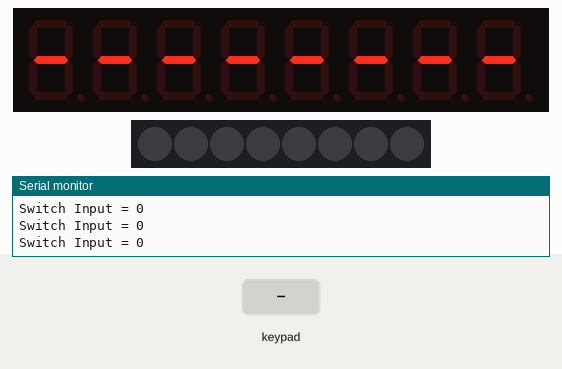
A sketch run on a simulated Arduino Uno, built with avr-gcc and run on an emulated ATmega328P. Parts: 8-digit seven-segment display, 8 RGB LEDs in strip order, left to right, the last lines printed to the serial monitor. Inputs (shaded band) come from the test bench.

Above: at 2.2 s.
2.3 s: keypad keys 1 2 pressed 0.4 s apart
At 2.46 s:
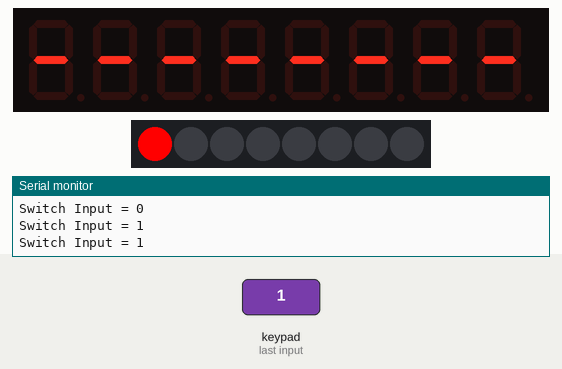
4.6 s: key '3' pressed
At 4.75 s:
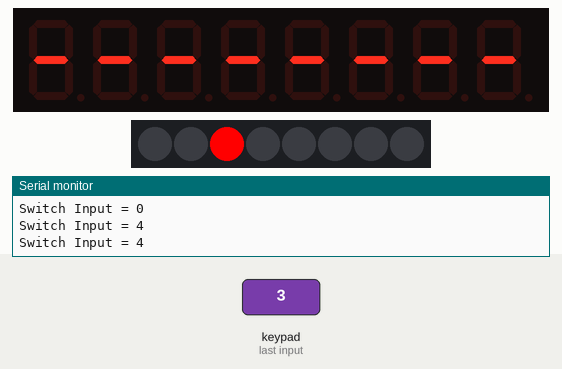
6.3 s: key '4' pressed
At 6.41 s:
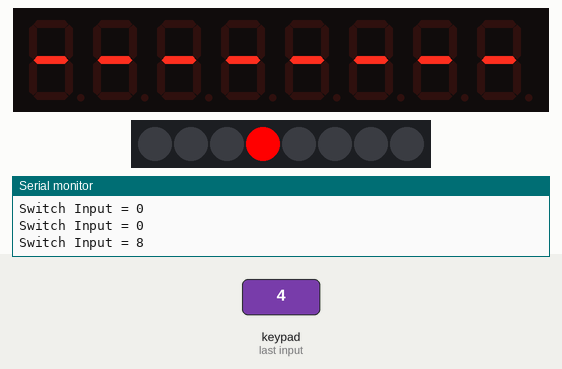
8.0 s: keypad keys 2 5 pressed 0.4 s apart
At 8.18 s:
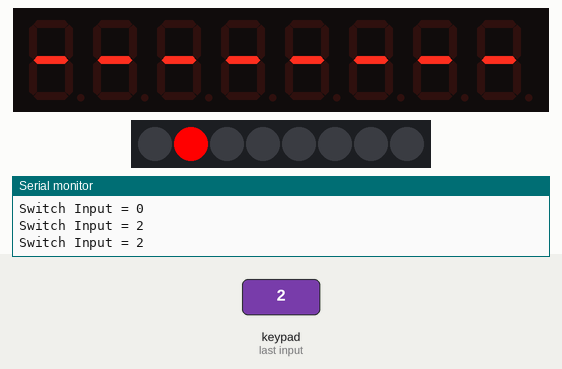
Timing chart, 0 to 11.0 s (numbered marks = the images above; inputs shaded):
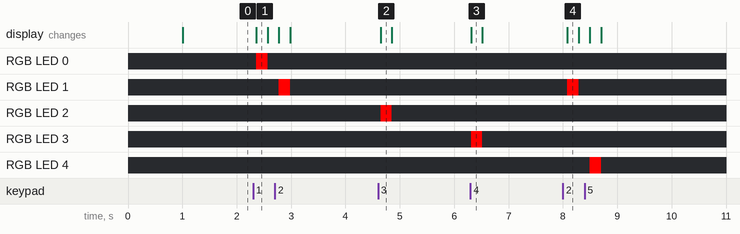

The sketch:

TM1638_SW2Segment.ino
```cpp
#include <TM1638plus.h>
#define Brd_STB 18 // strobe = GPIO connected to strobe line of module
#define Brd_CLK 19 // clock = GPIO connected to clock line of module
#define Brd_DIO 21 // data = GPIO connected to data line of module
bool high_freq = true; //default false,, If using a high freq CPU > ~100 MHZ set to true.
TM1638plus tm(Brd_STB, Brd_CLK , Brd_DIO, high_freq);
#define myTestDelay 1000
void setup()
{ Serial.begin(115200);
 tm.displayBegin();
 delay(myTestDelay);
 tm.display7Seg(0, 0x40);
 tm.display7Seg(1, 0x40);
 tm.display7Seg(2, 0x40);
 tm.display7Seg(3, 0x40);
 tm.display7Seg(4, 0x40);
 tm.display7Seg(5, 0x40);
 tm.display7Seg(6, 0x40);
 tm.display7Seg(7, 0x40);
}
void loop() {
 int SwInput = tm.readButtons();
 Serial.print("Switch Input = ");
 Serial.println(SwInput, HEX);
 tm.setLED(0, 0);
 tm.setLED(1, 0);
 tm.setLED(2, 0);
 tm.setLED(3, 0);
 tm.setLED(4, 0);
 tm.setLED(5, 0);
 tm.setLED(6, 0);
 tm.setLED(7, 0);
 if (SwInput == 0x01) tm.setLED(0, 1);
 if (SwInput == 0x02) tm.setLED(1, 1);
 if (SwInput == 0x04) tm.setLED(2, 1);
 if (SwInput == 0x08) tm.setLED(3, 1);
 if (SwInput == 0x10) tm.setLED(4, 1);
 if (SwInput == 0x20) tm.setLED(5, 1);
 if (SwInput == 0x40) tm.setLED(6, 1);
 if (SwInput == 0x80) tm.setLED(7, 1);
 delay(100);
}
```

Measured:
- after the input at 2.3 s, RGB LED 0: off → RGB(255, 0, 0) after 0.06 s, → off 0.21 s later; RGB LED 1: off → RGB(255, 0, 0) after 0.48 s, → off 0.21 s later
- after the input at 4.6 s, RGB LED 2: off → RGB(255, 0, 0) after 0.05 s, → off 0.21 s later
- after the input at 6.3 s, RGB LED 3: off → RGB(255, 0, 0) at once, → off 0.21 s later
- after the input at 8.0 s, RGB LED 1: off → RGB(255, 0, 0) after 0.08 s, → off 0.21 s later; RGB LED 4: off → RGB(255, 0, 0) after 0.50 s, → off 0.21 s later
